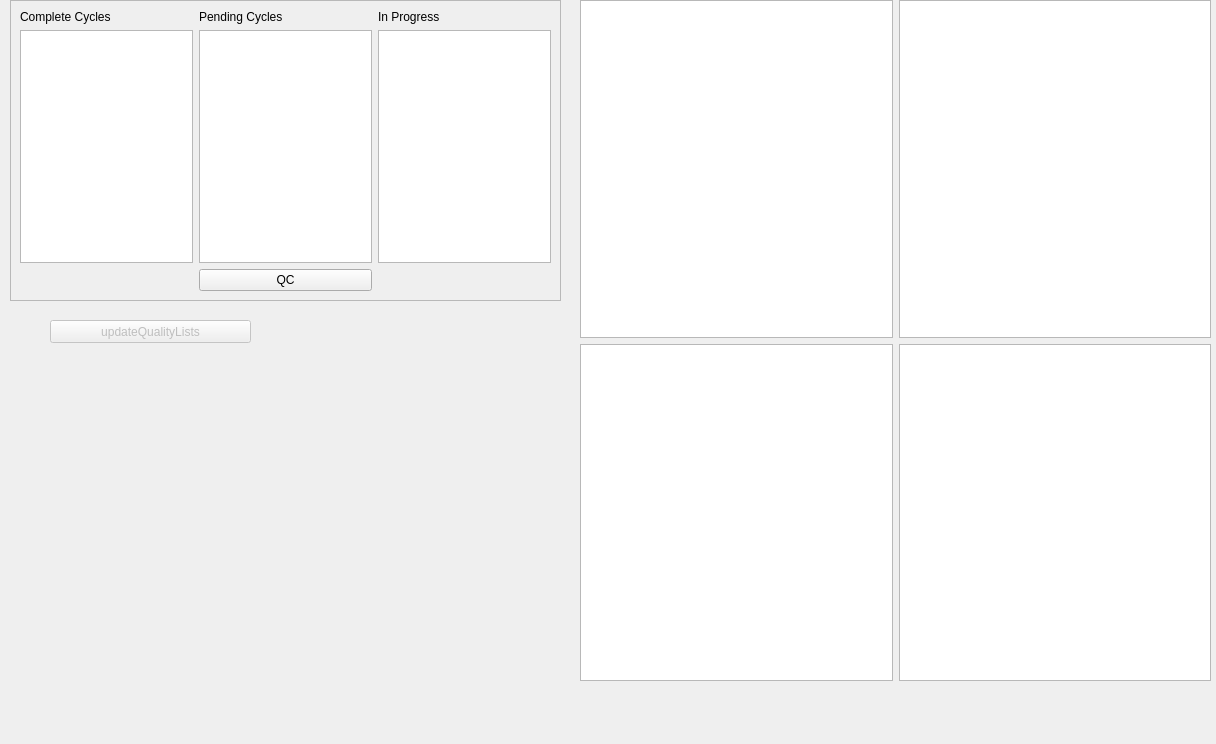
          <widget class="QWidget" name="scrollAreaWidgetContents_4">
           <property name="geometry">
            <rect>
             <x>0</x>
             <y>0</y>
             <width>1216</width>
             <height>744</height>
            </rect>
           </property>
           <widget class="QFrame" name="frame_4">
            <property name="geometry">
             <rect>
              <x>10</x>
              <y>0</y>
              <width>551</width>
              <height>301</height>
             </rect>
            </property>
            <property name="frameShape">
             <enum>QFrame::StyledPanel</enum>
            </property>
            <property name="frameShadow">
             <enum>QFrame::Raised</enum>
            </property>
            <widget class="QWidget" name="gridLayoutWidget_2">
             <property name="geometry">
              <rect>
               <x>10</x>
               <y>10</y>
               <width>531</width>
               <height>281</height>
              </rect>
             </property>
             <layout class="QGridLayout" name="gridLayout_3">
              <item row="1" column="0">
               <widget class="QListWidget" name="cycleListComplete">
                <property name="statusTip">
                 <string>Complete cycles</string>
                </property>
                <property name="selectionMode">
                 <enum>QAbstractItemView::SingleSelection</enum>
                </property>
               </widget>
              </item>
              <item row="1" column="1">
               <widget class="QListWidget" name="cycleListPending">
                <property name="statusTip">
                 <string>Pending cycles</string>
                </property>
                <property name="selectionMode">
                 <enum>QAbstractItemView::ExtendedSelection</enum>
                </property>
               </widget>
              </item>
              <item row="1" column="2">
               <widget class="QListWidget" name="cycleListInProgress">
                <property name="statusTip">
                 <string>Cycles in progress</string>
                </property>
               </widget>
              </item>
              <item row="0" column="0">
               <widget class="QLabel" name="label_7">
                <property name="text">
                 <string>Complete Cycles</string>
                </property>
               </widget>
              </item>
              <item row="0" column="1">
               <widget class="QLabel" name="label_8">
                <property name="text">
                 <string>Pending Cycles</string>
                </property>
               </widget>
              </item>
              <item row="0" column="2">
               <widget class="QLabel" name="label_9">
                <property name="text">
                 <string>In Progress</string>
                </property>
               </widget>
              </item>
              <item row="2" column="1">
               <widget class="QPushButton" name="startQC">
                <property name="statusTip">
                 <string>Start QC</string>
                </property>
                <property name="text">
                 <string>QC</string>
                </property>
               </widget>
              </item>
             </layout>
            </widget>
           </widget>
           <widget class="QPushButton" name="pushButton_4">
            <property name="enabled">
             <bool>false</bool>
            </property>
            <property name="geometry">
             <rect>
              <x>50</x>
              <y>320</y>
              <width>201</width>
              <height>23</height>
             </rect>
            </property>
            <property name="text">
             <string>updateQualityLists</string>
            </property>
           </widget>
           <widget class="QWidget" name="gridLayoutWidget_3">
            <property name="geometry">
             <rect>
              <x>580</x>
              <y>0</y>
              <width>631</width>
              <height>681</height>
             </rect>
            </property>
            <layout class="QGridLayout" name="gridLayout_4">
             <item row="0" column="0">
              <widget class="QGraphicsView" name="imageJPanel1">
               <property name="statusTip">
                <string>fchist image</string>
               </property>
              </widget>
             </item>
             <item row="0" column="1">
              <widget class="QGraphicsView" name="imageJPanel2">
               <property name="statusTip">
                <string>fcmap image</string>
               </property>
              </widget>
             </item>
             <item row="1" column="0">
              <widget class="QGraphicsView" name="alignXImageJPanel">
               <property name="statusTip">
                <string>fcregX image</string>
               </property>
              </widget>
             </item>
             <item row="1" column="1">
              <widget class="QGraphicsView" name="alignYImageJPanel">
               <property name="statusTip">
                <string>fcregY image</string>
               </property>
              </widget>
             </item>
            </layout>
           </widget>
          </widget>
